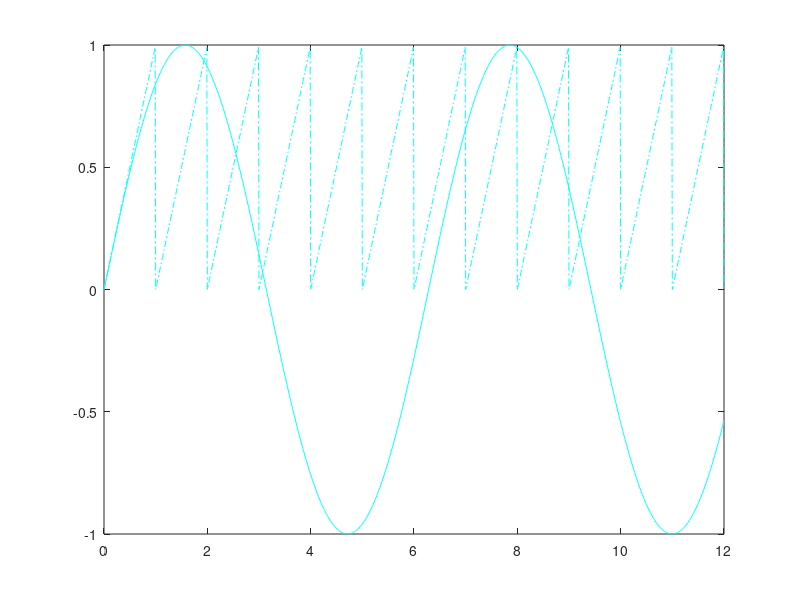

MATLAB code to generate this figure: (Note: this script raises an error after producing the figure.)
t=0:.01:12;
XT1=sin(t);
XT2=mod(t,1);
plot(t,XT1,'c-',t,XT2,'c-.')
m1=mean(XT1);
m2=mean(XT2);
XT=[XT1-m1
    XT2-m2];
mix=[.9  .1
     .2  .8];
X=mix*XT;
[icasig,A,W] = fastica (X);
% , 'approach', 'defl'
% , 'g', 'tanh'
% , 'g', 'skew'
% , 'g', 'gauss'
[icasig] = fastica (X, 'initGuess', A, 'approach', 'defl');
minica=zeros(2,1);
minica=min(icasig,[],2);
ICA1=icasig(1,:)+minica(1);
ICA2=icasig(2,:)+minica(2);
figure;
subplot(2,3,1), plot(t,X(1,:)), title('Data supplied');
subplot(2,3,4), plot(t,X(2,:));
subplot(2,3,2), plot(t,icasig(1,:)), title('ICA');
subplot(2,3,5), plot(t,icasig(2,:));
subplot(2,3,3), plot(t,XT1), title('True');
subplot(2,3,6), plot(t,XT2);
